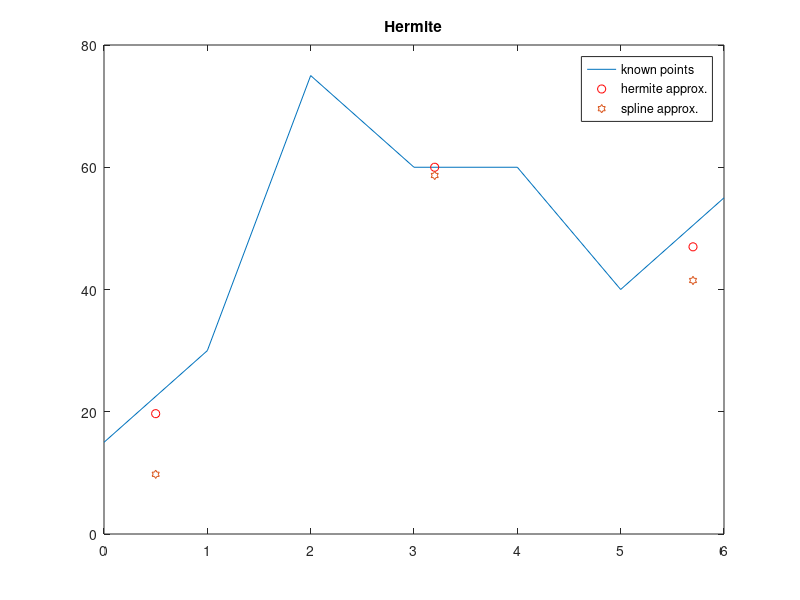

This chart was generated by the following MATLAB code:
clc
close all

% 8.5

x = [0,1,2,3,4,5,6]
y = [15, 30,75 ,60 ,60,40,55]
xi =[ 0.5,3.2,5.7]

fprintf("Hermite:\n");
yi= interp1(x,y,xi,'cubic')
figure
plot(x,y,xi,yi,'ro')
title('Hermite')


fprintf("cubic spline:\n");
yi = spline(x,y,xi)

hold on

plot(xi,yi,'h')
legend('known points','hermite approx.','spline approx.')
hold off

